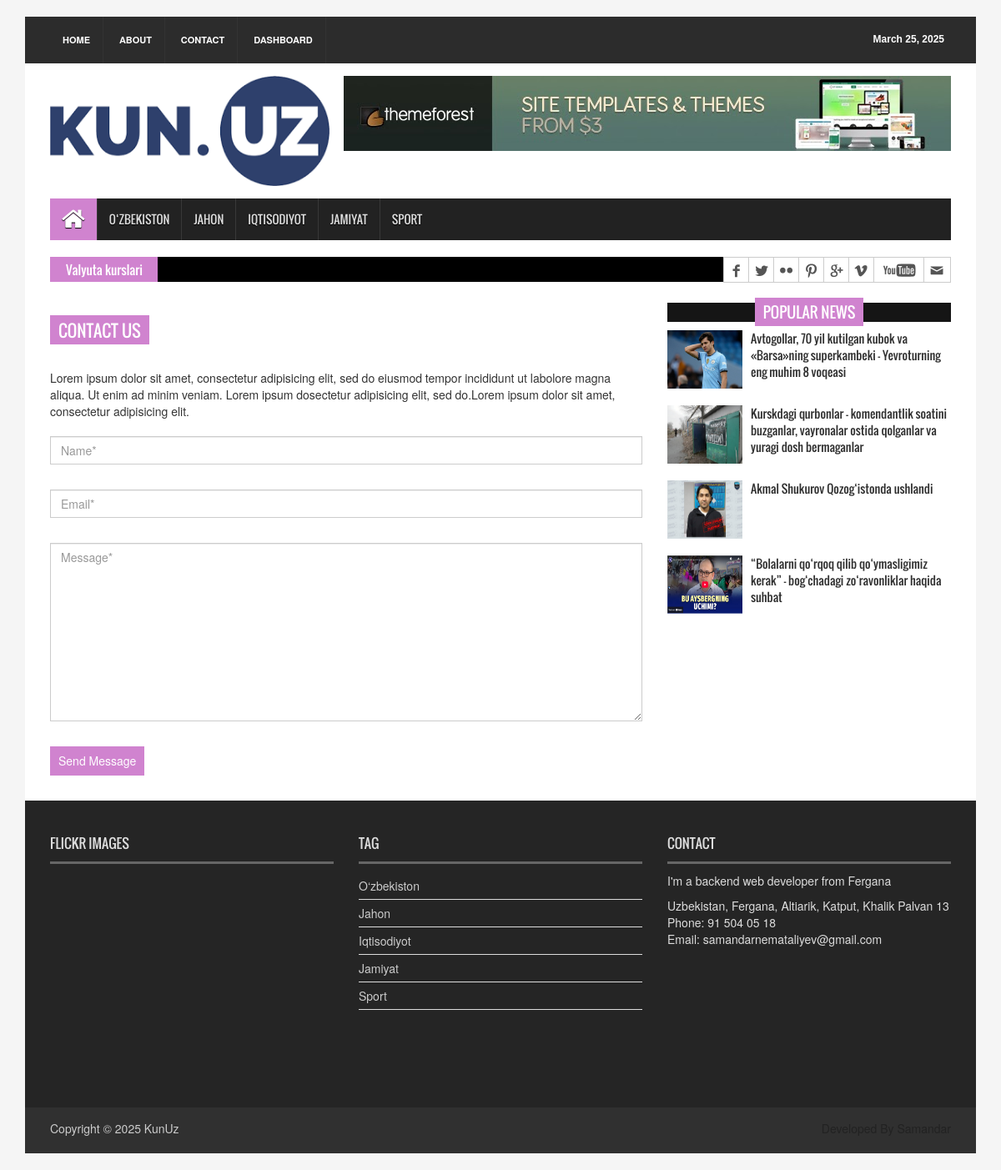
Page /contact/ on the earlier database version.
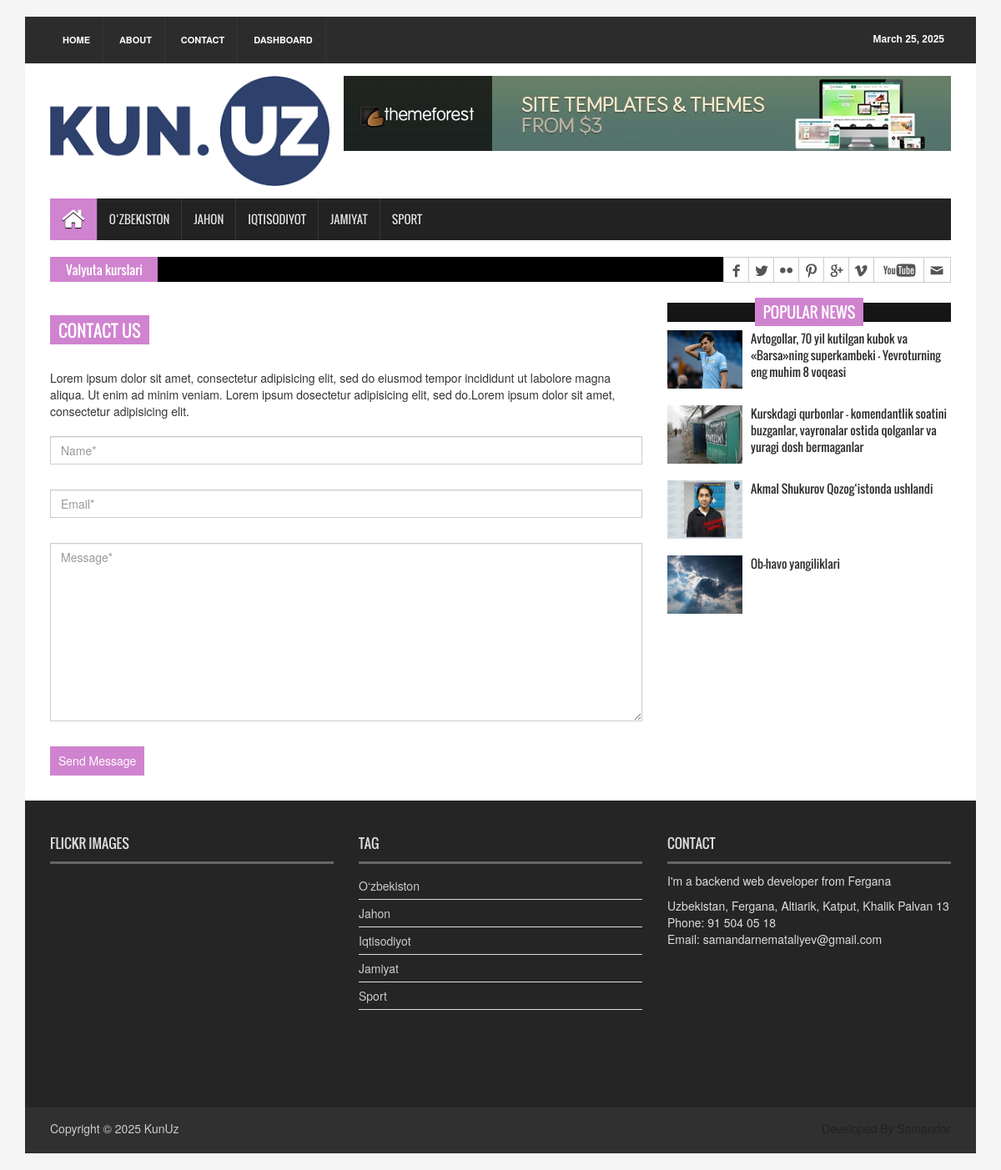
Same page on the later database version.
### news/models.py (models this page shows, shortened)
class Category(models.Model):
    name = models.CharField(max_length=200)
    is_active = models.BooleanField()
    class Meta:
        verbose_name = 'category'
        verbose_name_plural = 'categories'

class News(models.Model):
    title = models.CharField(max_length=300)
    short_desc = models.CharField(max_length=300)
    description = RichTextField()
    created_at = models.DateField(auto_now_add=True)
    views = models.PositiveIntegerField()
    category = models.ForeignKey(Category, on_delete=models.CASCADE)
    image = models.ImageField(upload_to='news_images/', blank=True, null=True)
    class Meta:
        ordering = ['-created_at']
        verbose_name = 'news'
        verbose_name_plural = 'news'

### news/views.py (the view, shortened to what this page needs)
# urls.py: path('contact/', contact, name='contact'),
def contact(request):
    context = {
        'news': get_news(),
        'popular': get_popular(),
        'latest_news': get_latest(),
        'ctgs': get_categories(),
        'date': get_date(),
    }
    return render(request, 'contact.html', context=context)

### news/views.py (called while the page is built)
def get_date():
    return datetime.date(datetime.today())

def get_categories():
    return Category.objects.all()

def get_news():
    return News.objects.all().order_by('-created_at')

def get_popular():
    return News.objects.all().order_by('-views')

def get_latest():
    return News.objects.all().order_by('-created_at')

### templates/contact.html (shortened to what the changed rows need)
{% load static %}
<!DOCTYPE html>
<html>
<head>
<link rel="stylesheet" type="text/css" href="{% static 'assets/css/bootstrap.min.css' %}">
<link rel="stylesheet" type="text/css" href="{% static 'assets/css/font-awesome.min.css' %}">
<link rel="stylesheet" type="text/css" href="{% static 'assets/css/animate.css' %}">
<link rel="stylesheet" type="text/css" href="{% static 'assets/css/font.css' %}">
<link rel="stylesheet" type="text/css" href="{% static 'assets/css/li-scroller.css' %}">
<link rel="stylesheet" type="text/css" href="{% static 'assets/css/slick.css' %}">
<link rel="stylesheet" type="text/css" href="{% static 'assets/css/jquery.fancybox.css' %}">
<link rel="stylesheet" type="text/css" href="{% static 'assets/css/theme.css' %}">
<link rel="stylesheet" type="text/css" href="{% static 'assets/css/style.css' %}">
</head>
<body>
<div class="container">
  <section id="navArea">
    <nav class="navbar navbar-inverse" role="navigation">
      <div id="navbar" class="navbar-collapse collapse">
        <ul class="nav navbar-nav main_nav">
          {% for ctg in ctgs %}
            {% if ctg.is_active %}
              <li><a href="{% url 'category' ctg.id %}">{{ ctg.name }}</a></li>
            {% endif %}
          {% endfor %}
        </ul>
      </div>
    </nav>
  </section>
  <section id="contentSection">
    <div class="row">
      <div class="col-lg-8 col-md-8 col-sm-8">
        <div class="left_content">
          <div class="contact_area">
            <h2>Contact Us</h2>
          </div>
        </div>
      </div>
      <div class="col-lg-4 col-md-4 col-sm-4">
        <aside class="right_content">
          <div class="single_sidebar">
            <h2 id="world"><span>Popular News</span></h2>
            <ul class="spost_nav">
              {% for new in popular %}
                {% if forloop.counter < 5 %}
                  <li>
                    <div class="media wow fadeInDown"> <a href="{% url 'detail'  new.id %}" class="media-left"> <img alt="" src="{{ new.image.url }}"> </a>
                      <div class="media-body"> <a href="{% url 'detail'  new.id %}" class="catg_title">{{ new.title }}</a> </div>
                    </div>
                  </li>
                {% endif %}
              {% endfor %}
            </ul>
          </div>
        </aside>
      </div>
    </div>
  </section>
  <footer id="footer">
    <div class="footer_top">
      <div class="row">
        <div class="col-lg-4 col-md-4 col-sm-4">
          <div class="footer_widget wow fadeInLeftBig">
            <h2>Flickr Images</h2>
          </div>
        </div>
        <div class="col-lg-4 col-md-4 col-sm-4">
          <div class="footer_widget wow fadeInDown">
            <h2>Tag</h2>
            <ul class="tag_nav">
              {% for ctg in ctgs %}
                {% if ctg.is_active %}
                  <li><a href="{% url 'category' ctg.id %}">{{ ctg.name }}</a></li>
                {% endif %}
              {% endfor %}
            </ul>
          </div>
        </div>
        <div class="col-lg-4 col-md-4 col-sm-4">
          <div class="footer_widget wow fadeInRightBig">
            <h2>Contact</h2>
          </div>
        </div>
      </div>
    </div>
  </footer>
</div>
</body>
</html>

Differences in the rows shown:
no longer on this page (row unchanged): News: image (picture), title "“Bolalarni qo‘rqoq qilib qo‘ymasligimiz kerak” - bog‘chadagi zo‘ravonliklar haqida suhbat"
now on this page (row edited): News: image (picture), title "Ob-havo yangiliklari"
